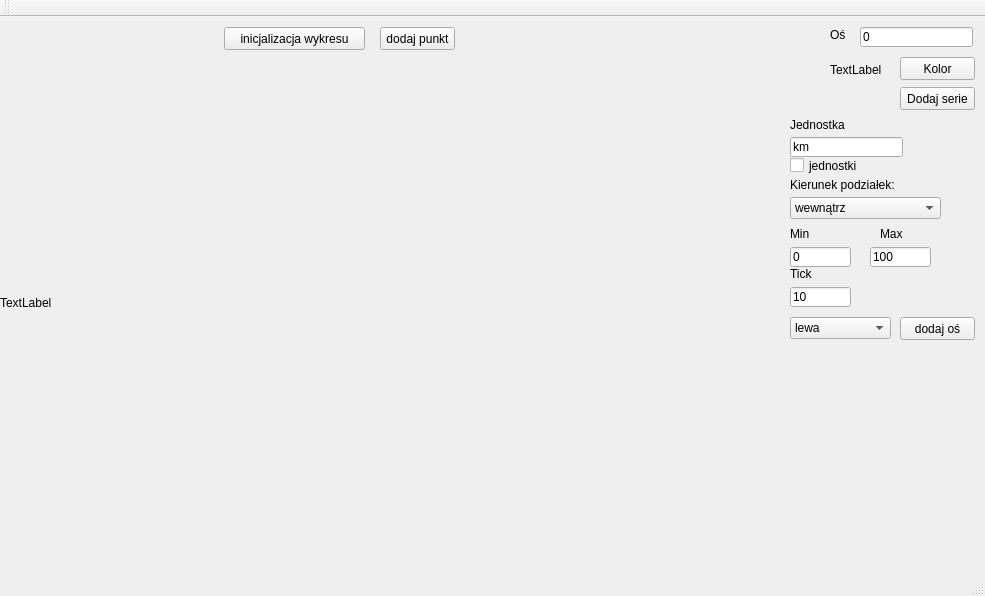
<?xml version="1.0" encoding="UTF-8"?>
<ui version="4.0">
 <class>MainWindow</class>
 <widget class="QMainWindow" name="MainWindow">
  <property name="geometry">
   <rect>
    <x>0</x>
    <y>0</y>
    <width>985</width>
    <height>596</height>
   </rect>
  </property>
  <property name="windowTitle">
   <string>MainWindow</string>
  </property>
  <widget class="QWidget" name="centralWidget">
   <widget class="QLabel" name="label">
    <property name="geometry">
     <rect>
      <x>0</x>
      <y>40</y>
      <width>781</width>
      <height>491</height>
     </rect>
    </property>
    <property name="text">
     <string>TextLabel</string>
    </property>
   </widget>
   <widget class="QPushButton" name="pushButton">
    <property name="geometry">
     <rect>
      <x>224</x>
      <y>10</y>
      <width>141</width>
      <height>23</height>
     </rect>
    </property>
    <property name="text">
     <string>inicjalizacja wykresu</string>
    </property>
   </widget>
   <widget class="QPushButton" name="pushButton_2">
    <property name="geometry">
     <rect>
      <x>380</x>
      <y>10</y>
      <width>75</width>
      <height>23</height>
     </rect>
    </property>
    <property name="text">
     <string>dodaj punkt</string>
    </property>
   </widget>
   <widget class="QLineEdit" name="eJednostka">
    <property name="geometry">
     <rect>
      <x>790</x>
      <y>120</y>
      <width>113</width>
      <height>20</height>
     </rect>
    </property>
    <property name="text">
     <string>km</string>
    </property>
   </widget>
   <widget class="QCheckBox" name="cJednostka">
    <property name="geometry">
     <rect>
      <x>790</x>
      <y>140</y>
      <width>70</width>
      <height>17</height>
     </rect>
    </property>
    <property name="text">
     <string>jednostki</string>
    </property>
   </widget>
   <widget class="QComboBox" name="cKierunek">
    <property name="geometry">
     <rect>
      <x>790</x>
      <y>180</y>
      <width>151</width>
      <height>22</height>
     </rect>
    </property>
    <item>
     <property name="text">
      <string>wewnątrz</string>
     </property>
    </item>
    <item>
     <property name="text">
      <string>środek</string>
     </property>
    </item>
    <item>
     <property name="text">
      <string>zewnątrz</string>
     </property>
    </item>
   </widget>
   <widget class="QLabel" name="label_2">
    <property name="geometry">
     <rect>
      <x>790</x>
      <y>160</y>
      <width>131</width>
      <height>16</height>
     </rect>
    </property>
    <property name="text">
     <string>Kierunek podziałek:</string>
    </property>
   </widget>
   <widget class="QLabel" name="label_3">
    <property name="geometry">
     <rect>
      <x>790</x>
      <y>100</y>
      <width>61</width>
      <height>16</height>
     </rect>
    </property>
    <property name="text">
     <string>Jednostka</string>
    </property>
   </widget>
   <widget class="QLabel" name="label_4">
    <property name="geometry">
     <rect>
      <x>790</x>
      <y>210</y>
      <width>46</width>
      <height>13</height>
     </rect>
    </property>
    <property name="text">
     <string>Min</string>
    </property>
   </widget>
   <widget class="QLabel" name="label_5">
    <property name="geometry">
     <rect>
      <x>880</x>
      <y>210</y>
      <width>46</width>
      <height>13</height>
     </rect>
    </property>
    <property name="text">
     <string>Max</string>
    </property>
   </widget>
   <widget class="QLineEdit" name="eMin">
    <property name="geometry">
     <rect>
      <x>790</x>
      <y>230</y>
      <width>61</width>
      <height>20</height>
     </rect>
    </property>
    <property name="text">
     <string>0</string>
    </property>
   </widget>
   <widget class="QLineEdit" name="eMax">
    <property name="geometry">
     <rect>
      <x>870</x>
      <y>230</y>
      <width>61</width>
      <height>20</height>
     </rect>
    </property>
    <property name="text">
     <string>100</string>
    </property>
   </widget>
   <widget class="QLineEdit" name="eTick">
    <property name="geometry">
     <rect>
      <x>790</x>
      <y>270</y>
      <width>61</width>
      <height>20</height>
     </rect>
    </property>
    <property name="text">
     <string>10</string>
    </property>
   </widget>
   <widget class="QLabel" name="label_6">
    <property name="geometry">
     <rect>
      <x>790</x>
      <y>250</y>
      <width>46</width>
      <height>13</height>
     </rect>
    </property>
    <property name="text">
     <string>Tick</string>
    </property>
   </widget>
   <widget class="QPushButton" name="pushButton_3">
    <property name="geometry">
     <rect>
      <x>900</x>
      <y>300</y>
      <width>75</width>
      <height>23</height>
     </rect>
    </property>
    <property name="text">
     <string>dodaj oś</string>
    </property>
   </widget>
   <widget class="QComboBox" name="cStrona">
    <property name="geometry">
     <rect>
      <x>790</x>
      <y>300</y>
      <width>101</width>
      <height>22</height>
     </rect>
    </property>
    <item>
     <property name="text">
      <string>lewa</string>
     </property>
    </item>
    <item>
     <property name="text">
      <string>prawa</string>
     </property>
    </item>
   </widget>
   <widget class="QPushButton" name="pushButton_4">
    <property name="geometry">
     <rect>
      <x>900</x>
      <y>70</y>
      <width>75</width>
      <height>23</height>
     </rect>
    </property>
    <property name="text">
     <string>Dodaj serie</string>
    </property>
   </widget>
   <widget class="QLineEdit" name="eOs">
    <property name="geometry">
     <rect>
      <x>860</x>
      <y>10</y>
      <width>113</width>
      <height>20</height>
     </rect>
    </property>
    <property name="text">
     <string>0</string>
    </property>
   </widget>
   <widget class="QLabel" name="label_7">
    <property name="geometry">
     <rect>
      <x>830</x>
      <y>10</y>
      <width>21</width>
      <height>16</height>
     </rect>
    </property>
    <property name="text">
     <string>Oś</string>
    </property>
   </widget>
   <widget class="QPushButton" name="pushButton_5">
    <property name="geometry">
     <rect>
      <x>900</x>
      <y>40</y>
      <width>75</width>
      <height>23</height>
     </rect>
    </property>
    <property name="text">
     <string>Kolor</string>
    </property>
   </widget>
   <widget class="QLabel" name="lKolor">
    <property name="geometry">
     <rect>
      <x>830</x>
      <y>42</y>
      <width>51</width>
      <height>21</height>
     </rect>
    </property>
    <property name="text">
     <string>TextLabel</string>
    </property>
   </widget>
  </widget>
  <widget class="QMenuBar" name="menuBar">
   <property name="geometry">
    <rect>
     <x>0</x>
     <y>0</y>
     <width>985</width>
     <height>21</height>
    </rect>
   </property>
  </widget>
  <widget class="QToolBar" name="mainToolBar">
   <attribute name="toolBarArea">
    <enum>TopToolBarArea</enum>
   </attribute>
   <attribute name="toolBarBreak">
    <bool>false</bool>
   </attribute>
  </widget>
  <widget class="QStatusBar" name="statusBar"/>
 </widget>
 <layoutdefault spacing="6" margin="11"/>
 <resources/>
 <connections/>
</ui>
